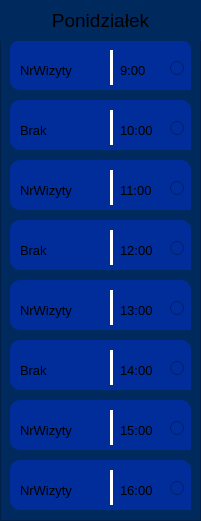
    <widget class="QFrame" name="frame_7">
     <property name="geometry">
      <rect>
       <x>30</x>
       <y>120</y>
       <width>201</width>
       <height>521</height>
      </rect>
     </property>
     <property name="styleSheet">
      <string notr="true">background-color: rgb(0, 41, 94);</string>
     </property>
     <property name="frameShape">
      <enum>QFrame::Shape::StyledPanel</enum>
     </property>
     <property name="frameShadow">
      <enum>QFrame::Shadow::Raised</enum>
     </property>
     <widget class="QFrame" name="frame_26">
      <property name="geometry">
       <rect>
        <x>10</x>
        <y>40</y>
        <width>181</width>
        <height>50</height>
       </rect>
      </property>
      <property name="styleSheet">
       <string notr="true">background-color: rgb(0, 45, 154);
border-radius: 10px;</string>
      </property>
      <property name="frameShape">
       <enum>QFrame::Shape::StyledPanel</enum>
      </property>
      <property name="frameShadow">
       <enum>QFrame::Shadow::Raised</enum>
      </property>
      <widget class="QLabel" name="label_31">
       <property name="geometry">
        <rect>
         <x>10</x>
         <y>10</y>
         <width>121</width>
         <height>41</height>
        </rect>
       </property>
       <property name="font">
        <font>
         <pointsize>10</pointsize>
         <bold>false</bold>
        </font>
       </property>
       <property name="layoutDirection">
        <enum>Qt::LayoutDirection::LeftToRight</enum>
       </property>
       <property name="styleSheet">
        <string notr="true"/>
       </property>
       <property name="text">
        <string>NrWizyty</string>
       </property>
       <property name="textFormat">
        <enum>Qt::TextFormat::RichText</enum>
       </property>
       <property name="alignment">
        <set>Qt::AlignmentFlag::AlignLeading|Qt::AlignmentFlag::AlignLeft|Qt::AlignmentFlag::AlignVCenter</set>
       </property>
      </widget>
      <widget class="Line" name="line_14">
       <property name="geometry">
        <rect>
         <x>100</x>
         <y>10</y>
         <width>3</width>
         <height>35</height>
        </rect>
       </property>
       <property name="styleSheet">
        <string notr="true">background-color: white;</string>
       </property>
       <property name="orientation">
        <enum>Qt::Orientation::Vertical</enum>
       </property>
      </widget>
      <widget class="QLabel" name="label_36">
       <property name="geometry">
        <rect>
         <x>110</x>
         <y>10</y>
         <width>131</width>
         <height>41</height>
        </rect>
       </property>
       <property name="font">
        <font>
         <pointsize>10</pointsize>
         <bold>false</bold>
        </font>
       </property>
       <property name="layoutDirection">
        <enum>Qt::LayoutDirection::LeftToRight</enum>
       </property>
       <property name="styleSheet">
        <string notr="true"/>
       </property>
       <property name="text">
        <string>9:00</string>
       </property>
       <property name="textFormat">
        <enum>Qt::TextFormat::RichText</enum>
       </property>
       <property name="alignment">
        <set>Qt::AlignmentFlag::AlignLeading|Qt::AlignmentFlag::AlignLeft|Qt::AlignmentFlag::AlignVCenter</set>
       </property>
      </widget>
      <widget class="QRadioButton" name="radioButton">
       <property name="geometry">
        <rect>
         <x>160</x>
         <y>15</y>
         <width>112</width>
         <height>26</height>
        </rect>
       </property>
       <property name="text">
        <string/>
       </property>
      </widget>
      <zorder>label_31</zorder>
      <zorder>label_36</zorder>
      <zorder>line_14</zorder>
      <zorder>radioButton</zorder>
     </widget>
     <widget class="QLabel" name="label_4">
      <property name="geometry">
       <rect>
        <x>0</x>
        <y>0</y>
        <width>201</width>
        <height>41</height>
       </rect>
      </property>
      <property name="font">
       <font>
        <pointsize>14</pointsize>
        <bold>false</bold>
       </font>
      </property>
      <property name="layoutDirection">
       <enum>Qt::LayoutDirection::RightToLeft</enum>
      </property>
      <property name="styleSheet">
       <string notr="true"/>
      </property>
      <property name="text">
       <string>Ponidziałek</string>
      </property>
      <property name="textFormat">
       <enum>Qt::TextFormat::RichText</enum>
      </property>
      <property name="alignment">
       <set>Qt::AlignmentFlag::AlignCenter</set>
      </property>
     </widget>
     <widget class="QFrame" name="frame_27">
      <property name="geometry">
       <rect>
        <x>10</x>
        <y>100</y>
        <width>181</width>
        <height>50</height>
       </rect>
      </property>
      <property name="styleSheet">
       <string notr="true">background-color: rgb(0, 45, 154);
border-radius: 10px;</string>
      </property>
      <property name="frameShape">
       <enum>QFrame::Shape::StyledPanel</enum>
      </property>
      <property name="frameShadow">
       <enum>QFrame::Shadow::Raised</enum>
      </property>
      <widget class="QLabel" name="label_41">
       <property name="geometry">
        <rect>
         <x>10</x>
         <y>10</y>
         <width>121</width>
         <height>41</height>
        </rect>
       </property>
       <property name="font">
        <font>
         <pointsize>10</pointsize>
         <bold>false</bold>
        </font>
       </property>
       <property name="layoutDirection">
        <enum>Qt::LayoutDirection::LeftToRight</enum>
       </property>
       <property name="styleSheet">
        <string notr="true"/>
       </property>
       <property name="text">
        <string>Brak</string>
       </property>
       <property name="textFormat">
        <enum>Qt::TextFormat::RichText</enum>
       </property>
       <property name="alignment">
        <set>Qt::AlignmentFlag::AlignLeading|Qt::AlignmentFlag::AlignLeft|Qt::AlignmentFlag::AlignVCenter</set>
       </property>
      </widget>
      <widget class="Line" name="line_19">
       <property name="geometry">
        <rect>
         <x>100</x>
         <y>10</y>
         <width>3</width>
         <height>35</height>
        </rect>
       </property>
       <property name="styleSheet">
        <string notr="true">background-color: white;</string>
       </property>
       <property name="orientation">
        <enum>Qt::Orientation::Vertical</enum>
       </property>
      </widget>
      <widget class="QLabel" name="label_42">
       <property name="geometry">
        <rect>
         <x>110</x>
         <y>10</y>
         <width>131</width>
         <height>41</height>
        </rect>
       </property>
       <property name="font">
        <font>
         <pointsize>10</pointsize>
         <bold>false</bold>
        </font>
       </property>
       <property name="layoutDirection">
        <enum>Qt::LayoutDirection::LeftToRight</enum>
       </property>
       <property name="styleSheet">
        <string notr="true"/>
       </property>
       <property name="text">
        <string>10:00</string>
       </property>
       <property name="textFormat">
        <enum>Qt::TextFormat::RichText</enum>
       </property>
       <property name="alignment">
        <set>Qt::AlignmentFlag::AlignLeading|Qt::AlignmentFlag::AlignLeft|Qt::AlignmentFlag::AlignVCenter</set>
       </property>
      </widget>
      <widget class="QRadioButton" name="radioButton_6">
       <property name="geometry">
        <rect>
         <x>160</x>
         <y>15</y>
         <width>112</width>
         <height>26</height>
        </rect>
       </property>
       <property name="text">
        <string/>
       </property>
      </widget>
     </widget>
     <widget class="QFrame" name="frame_28">
      <property name="geometry">
       <rect>
        <x>10</x>
        <y>160</y>
        <width>181</width>
        <height>50</height>
       </rect>
      </property>
      <property name="styleSheet">
       <string notr="true">background-color: rgb(0, 45, 154);
border-radius: 10px;</string>
      </property>
      <property name="frameShape">
       <enum>QFrame::Shape::StyledPanel</enum>
      </property>
      <property name="frameShadow">
       <enum>QFrame::Shadow::Raised</enum>
      </property>
      <widget class="QLabel" name="label_45">
       <property name="geometry">
        <rect>
         <x>10</x>
         <y>10</y>
         <width>121</width>
         <height>41</height>
        </rect>
       </property>
       <property name="font">
        <font>
         <pointsize>10</pointsize>
         <bold>false</bold>
        </font>
       </property>
       <property name="layoutDirection">
        <enum>Qt::LayoutDirection::LeftToRight</enum>
       </property>
       <property name="styleSheet">
        <string notr="true"/>
       </property>
       <property name="text">
        <string>NrWizyty</string>
       </property>
       <property name="textFormat">
        <enum>Qt::TextFormat::RichText</enum>
       </property>
       <property name="alignment">
        <set>Qt::AlignmentFlag::AlignLeading|Qt::AlignmentFlag::AlignLeft|Qt::AlignmentFlag::AlignVCenter</set>
       </property>
      </widget>
      <widget class="Line" name="line_21">
       <property name="geometry">
        <rect>
         <x>100</x>
         <y>10</y>
         <width>3</width>
         <height>35</height>
        </rect>
       </property>
       <property name="styleSheet">
        <string notr="true">background-color: white;</string>
       </property>
       <property name="orientation">
        <enum>Qt::Orientation::Vertical</enum>
       </property>
      </widget>
      <widget class="QLabel" name="label_46">
       <property name="geometry">
        <rect>
         <x>110</x>
         <y>10</y>
         <width>131</width>
         <height>41</height>
        </rect>
       </property>
       <property name="font">
        <font>
         <pointsize>10</pointsize>
         <bold>false</bold>
        </font>
       </property>
       <property name="layoutDirection">
        <enum>Qt::LayoutDirection::LeftToRight</enum>
       </property>
       <property name="styleSheet">
        <string notr="true"/>
       </property>
       <property name="text">
        <string>11:00</string>
       </property>
       <property name="textFormat">
        <enum>Qt::TextFormat::RichText</enum>
       </property>
       <property name="alignment">
        <set>Qt::AlignmentFlag::AlignLeading|Qt::AlignmentFlag::AlignLeft|Qt::AlignmentFlag::AlignVCenter</set>
       </property>
      </widget>
      <widget class="QRadioButton" name="radioButton_7">
       <property name="geometry">
        <rect>
         <x>160</x>
         <y>15</y>
         <width>112</width>
         <height>26</height>
        </rect>
       </property>
       <property name="text">
        <string/>
       </property>
      </widget>
     </widget>
     <widget class="QFrame" name="frame_29">
      <property name="geometry">
       <rect>
        <x>10</x>
        <y>340</y>
        <width>181</width>
        <height>50</height>
       </rect>
      </property>
      <property name="styleSheet">
       <string notr="true">background-color: rgb(0, 45, 154);
border-radius: 10px;</string>
      </property>
      <property name="frameShape">
       <enum>QFrame::Shape::StyledPanel</enum>
      </property>
      <property name="frameShadow">
       <enum>QFrame::Shadow::Raised</enum>
      </property>
      <widget class="QLabel" name="label_47">
       <property name="geometry">
        <rect>
         <x>10</x>
         <y>10</y>
         <width>121</width>
         <height>41</height>
        </rect>
       </property>
       <property name="font">
        <font>
         <pointsize>10</pointsize>
         <bold>false</bold>
        </font>
       </property>
       <property name="layoutDirection">
        <enum>Qt::LayoutDirection::LeftToRight</enum>
       </property>
       <property name="styleSheet">
        <string notr="true"/>
       </property>
       <property name="text">
        <string>Brak</string>
       </property>
       <property name="textFormat">
        <enum>Qt::TextFormat::RichText</enum>
       </property>
       <property name="alignment">
        <set>Qt::AlignmentFlag::AlignLeading|Qt::AlignmentFlag::AlignLeft|Qt::AlignmentFlag::AlignVCenter</set>
       </property>
      </widget>
      <widget class="Line" name="line_22">
       <property name="geometry">
        <rect>
         <x>100</x>
         <y>10</y>
         <width>3</width>
         <height>35</height>
        </rect>
       </property>
       <property name="styleSheet">
        <string notr="true">background-color: white;</string>
       </property>
       <property name="orientation">
        <enum>Qt::Orientation::Vertical</enum>
       </property>
      </widget>
      <widget class="QLabel" name="label_48">
       <property name="geometry">
        <rect>
         <x>110</x>
         <y>10</y>
         <width>131</width>
         <height>41</height>
        </rect>
       </property>
       <property name="font">
        <font>
         <pointsize>10</pointsize>
         <bold>false</bold>
        </font>
       </property>
       <property name="layoutDirection">
        <enum>Qt::LayoutDirection::LeftToRight</enum>
       </property>
       <property name="styleSheet">
        <string notr="true"/>
       </property>
       <property name="text">
        <string>14:00</string>
       </property>
       <property name="textFormat">
        <enum>Qt::TextFormat::RichText</enum>
       </property>
       <property name="alignment">
        <set>Qt::AlignmentFlag::AlignLeading|Qt::AlignmentFlag::AlignLeft|Qt::AlignmentFlag::AlignVCenter</set>
       </property>
      </widget>
      <widget class="QRadioButton" name="radioButton_8">
       <property name="geometry">
        <rect>
         <x>160</x>
         <y>15</y>
         <width>112</width>
         <height>26</height>
        </rect>
       </property>
       <property name="text">
        <string/>
       </property>
      </widget>
     </widget>
     <widget class="QFrame" name="frame_30">
      <property name="geometry">
       <rect>
        <x>10</x>
        <y>280</y>
        <width>181</width>
        <height>50</height>
       </rect>
      </property>
      <property name="styleSheet">
       <string notr="true">background-color: rgb(0, 45, 154);
border-radius: 10px;</string>
      </property>
      <property name="frameShape">
       <enum>QFrame::Shape::StyledPanel</enum>
      </property>
      <property name="frameShadow">
       <enum>QFrame::Shadow::Raised</enum>
      </property>
      <widget class="QLabel" name="label_97">
       <property name="geometry">
        <rect>
         <x>10</x>
         <y>10</y>
         <width>121</width>
         <height>41</height>
        </rect>
       </property>
       <property name="font">
        <font>
         <pointsize>10</pointsize>
         <bold>false</bold>
        </font>
       </property>
       <property name="layoutDirection">
        <enum>Qt::LayoutDirection::LeftToRight</enum>
       </property>
       <property name="styleSheet">
        <string notr="true"/>
       </property>
       <property name="text">
        <string>NrWizyty</string>
       </property>
       <property name="textFormat">
        <enum>Qt::TextFormat::RichText</enum>
       </property>
       <property name="alignment">
        <set>Qt::AlignmentFlag::AlignLeading|Qt::AlignmentFlag::AlignLeft|Qt::AlignmentFlag::AlignVCenter</set>
       </property>
      </widget>
      <widget class="Line" name="line_47">
       <property name="geometry">
        <rect>
         <x>100</x>
         <y>10</y>
         <width>3</width>
         <height>35</height>
        </rect>
       </property>
       <property name="styleSheet">
        <string notr="true">background-color: white;</string>
       </property>
       <property name="orientation">
        <enum>Qt::Orientation::Vertical</enum>
       </property>
      </widget>
      <widget class="QLabel" name="label_98">
       <property name="geometry">
        <rect>
         <x>110</x>
         <y>10</y>
         <width>131</width>
         <height>41</height>
        </rect>
       </property>
       <property name="font">
        <font>
         <pointsize>10</pointsize>
         <bold>false</bold>
        </font>
       </property>
       <property name="layoutDirection">
        <enum>Qt::LayoutDirection::LeftToRight</enum>
       </property>
       <property name="styleSheet">
        <string notr="true"/>
       </property>
       <property name="text">
        <string>13:00</string>
       </property>
       <property name="textFormat">
        <enum>Qt::TextFormat::RichText</enum>
       </property>
       <property name="alignment">
        <set>Qt::AlignmentFlag::AlignLeading|Qt::AlignmentFlag::AlignLeft|Qt::AlignmentFlag::AlignVCenter</set>
       </property>
      </widget>
      <widget class="QRadioButton" name="radioButton_9">
       <property name="geometry">
        <rect>
         <x>160</x>
         <y>15</y>
         <width>112</width>
         <height>26</height>
        </rect>
       </property>
       <property name="text">
        <string/>
       </property>
      </widget>
     </widget>
     <widget class="QFrame" name="frame_31">
      <property name="geometry">
       <rect>
        <x>10</x>
        <y>220</y>
        <width>181</width>
        <height>50</height>
       </rect>
      </property>
      <property name="styleSheet">
       <string notr="true">background-color: rgb(0, 45, 154);
border-radius: 10px;</string>
      </property>
      <property name="frameShape">
       <enum>QFrame::Shape::StyledPanel</enum>
      </property>
      <property name="frameShadow">
       <enum>QFrame::Shadow::Raised</enum>
      </property>
      <widget class="QLabel" name="label_99">
       <property name="geometry">
        <rect>
         <x>10</x>
         <y>10</y>
         <width>121</width>
         <height>41</height>
        </rect>
       </property>
       <property name="font">
        <font>
         <pointsize>10</pointsize>
         <bold>false</bold>
        </font>
       </property>
       <property name="layoutDirection">
        <enum>Qt::LayoutDirection::LeftToRight</enum>
       </property>
       <property name="styleSheet">
        <string notr="true"/>
       </property>
       <property name="text">
        <string>Brak</string>
       </property>
       <property name="textFormat">
        <enum>Qt::TextFormat::RichText</enum>
       </property>
       <property name="alignment">
        <set>Qt::AlignmentFlag::AlignLeading|Qt::AlignmentFlag::AlignLeft|Qt::AlignmentFlag::AlignVCenter</set>
       </property>
      </widget>
      <widget class="Line" name="line_48">
       <property name="geometry">
        <rect>
         <x>100</x>
         <y>10</y>
         <width>3</width>
         <height>35</height>
        </rect>
       </property>
       <property name="styleSheet">
        <string notr="true">background-color: white;</string>
       </property>
       <property name="orientation">
        <enum>Qt::Orientation::Vertical</enum>
       </property>
      </widget>
      <widget class="QLabel" name="label_100">
       <property name="geometry">
        <rect>
         <x>110</x>
         <y>10</y>
         <width>131</width>
         <height>41</height>
        </rect>
       </property>
       <property name="font">
        <font>
         <pointsize>10</pointsize>
         <bold>false</bold>
        </font>
       </property>
       <property name="layoutDirection">
        <enum>Qt::LayoutDirection::LeftToRight</enum>
       </property>
       <property name="styleSheet">
        <string notr="true"/>
       </property>
       <property name="text">
        <string>12:00</string>
       </property>
       <property name="textFormat">
        <enum>Qt::TextFormat::RichText</enum>
       </property>
       <property name="alignment">
        <set>Qt::AlignmentFlag::AlignLeading|Qt::AlignmentFlag::AlignLeft|Qt::AlignmentFlag::AlignVCenter</set>
       </property>
      </widget>
      <widget class="QRadioButton" name="radioButton_10">
       <property name="geometry">
        <rect>
         <x>160</x>
         <y>15</y>
         <width>112</width>
         <height>26</height>
        </rect>
       </property>
       <property name="text">
        <string/>
       </property>
      </widget>
     </widget>
     <widget class="QFrame" name="frame_32">
      <property name="geometry">
       <rect>
        <x>10</x>
        <y>400</y>
        <width>181</width>
        <height>50</height>
       </rect>
      </property>
      <property name="styleSheet">
       <string notr="true">background-color: rgb(0, 45, 154);
border-radius: 10px;</string>
      </property>
      <property name="frameShape">
       <enum>QFrame::Shape::StyledPanel</enum>
      </property>
      <property name="frameShadow">
       <enum>QFrame::Shadow::Raised</enum>
      </property>
      <widget class="QLabel" name="label_101">
       <property name="geometry">
        <rect>
         <x>10</x>
         <y>10</y>
         <width>121</width>
         <height>41</height>
        </rect>
       </property>
       <property name="font">
        <font>
         <pointsize>10</pointsize>
         <bold>false</bold>
        </font>
       </property>
       <property name="layoutDirection">
        <enum>Qt::LayoutDirection::LeftToRight</enum>
       </property>
       <property name="styleSheet">
        <string notr="true"/>
       </property>
       <property name="text">
        <string>NrWizyty</string>
       </property>
       <property name="textFormat">
        <enum>Qt::TextFormat::RichText</enum>
       </property>
       <property name="alignment">
        <set>Qt::AlignmentFlag::AlignLeading|Qt::AlignmentFlag::AlignLeft|Qt::AlignmentFlag::AlignVCenter</set>
       </property>
      </widget>
      <widget class="Line" name="line_49">
       <property name="geometry">
        <rect>
         <x>100</x>
         <y>10</y>
         <width>3</width>
         <height>35</height>
        </rect>
       </property>
       <property name="styleSheet">
        <string notr="true">background-color: white;</string>
       </property>
       <property name="orientation">
        <enum>Qt::Orientation::Vertical</enum>
       </property>
      </widget>
      <widget class="QLabel" name="label_102">
       <property name="geometry">
        <rect>
         <x>110</x>
         <y>10</y>
         <width>131</width>
         <height>41</height>
        </rect>
       </property>
       <property name="font">
        <font>
         <pointsize>10</pointsize>
         <bold>false</bold>
        </font>
       </property>
       <property name="layoutDirection">
        <enum>Qt::LayoutDirection::LeftToRight</enum>
       </property>
       <property name="styleSheet">
        <string notr="true"/>
       </property>
       <property name="text">
        <string>15:00</string>
       </property>
       <property name="textFormat">
        <enum>Qt::TextFormat::RichText</enum>
       </property>
       <property name="alignment">
        <set>Qt::AlignmentFlag::AlignLeading|Qt::AlignmentFlag::AlignLeft|Qt::AlignmentFlag::AlignVCenter</set>
       </property>
      </widget>
      <widget class="QRadioButton" name="radioButton_11">
       <property name="geometry">
        <rect>
         <x>160</x>
         <y>15</y>
         <width>112</width>
         <height>26</height>
        </rect>
       </property>
       <property name="text">
        <string/>
       </property>
      </widget>
     </widget>
     <widget class="QFrame" name="frame_33">
      <property name="geometry">
       <rect>
        <x>10</x>
        <y>460</y>
        <width>181</width>
        <height>50</height>
       </rect>
      </property>
      <property name="styleSheet">
       <string notr="true">background-color: rgb(0, 45, 154);
border-radius: 10px;</string>
      </property>
      <property name="frameShape">
       <enum>QFrame::Shape::StyledPanel</enum>
      </property>
      <property name="frameShadow">
       <enum>QFrame::Shadow::Raised</enum>
      </property>
      <widget class="QLabel" name="label_103">
       <property name="geometry">
        <rect>
         <x>10</x>
         <y>10</y>
         <width>121</width>
         <height>41</height>
        </rect>
       </property>
       <property name="font">
        <font>
         <pointsize>10</pointsize>
         <bold>false</bold>
        </font>
       </property>
       <property name="layoutDirection">
        <enum>Qt::LayoutDirection::LeftToRight</enum>
       </property>
       <property name="styleSheet">
        <string notr="true"/>
       </property>
       <property name="text">
        <string>NrWizyty</string>
       </property>
       <property name="textFormat">
        <enum>Qt::TextFormat::RichText</enum>
       </property>
       <property name="alignment">
        <set>Qt::AlignmentFlag::AlignLeading|Qt::AlignmentFlag::AlignLeft|Qt::AlignmentFlag::AlignVCenter</set>
       </property>
      </widget>
      <widget class="Line" name="line_50">
       <property name="geometry">
        <rect>
         <x>100</x>
         <y>10</y>
         <width>3</width>
         <height>35</height>
        </rect>
       </property>
       <property name="styleSheet">
        <string notr="true">background-color: white;</string>
       </property>
       <property name="orientation">
        <enum>Qt::Orientation::Vertical</enum>
       </property>
      </widget>
      <widget class="QLabel" name="label_104">
       <property name="geometry">
        <rect>
         <x>110</x>
         <y>10</y>
         <width>131</width>
         <height>41</height>
        </rect>
       </property>
       <property name="font">
        <font>
         <pointsize>10</pointsize>
         <bold>false</bold>
        </font>
       </property>
       <property name="layoutDirection">
        <enum>Qt::LayoutDirection::LeftToRight</enum>
       </property>
       <property name="styleSheet">
        <string notr="true"/>
       </property>
       <property name="text">
        <string>16:00</string>
       </property>
       <property name="textFormat">
        <enum>Qt::TextFormat::RichText</enum>
       </property>
       <property name="alignment">
        <set>Qt::AlignmentFlag::AlignLeading|Qt::AlignmentFlag::AlignLeft|Qt::AlignmentFlag::AlignVCenter</set>
       </property>
      </widget>
      <widget class="QRadioButton" name="radioButton_12">
       <property name="geometry">
        <rect>
         <x>160</x>
         <y>15</y>
         <width>112</width>
         <height>26</height>
        </rect>
       </property>
       <property name="text">
        <string/>
       </property>
      </widget>
     </widget>
    </widget>
